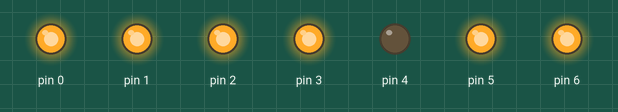
Simulated run of this sketch. Board: Arduino Uno, built with avr-gcc and run on an emulated ATmega328P. Shown: output pins drawn as LEDs (lit = HIGH).

Above: at 0.5 s.
At 2.5 s:
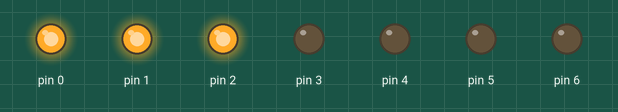
At 3.5 s:
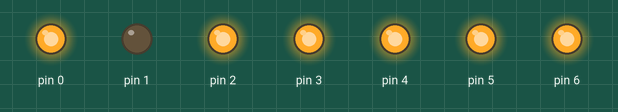
At 5.5 s:
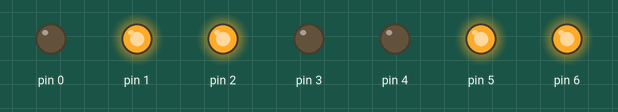
At 7.5 s:
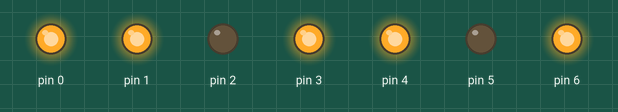
At 10.5 s:
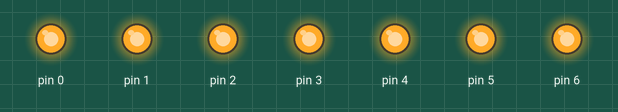
Timing chart, 0 to 11.7 s (numbered marks = the images above):
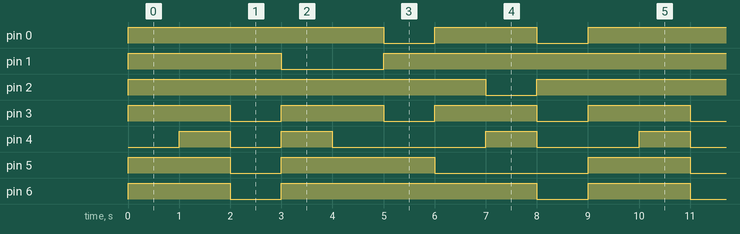

Measured:
- by itself, pin 0: repeats every 9.0 s: LOW 1.0 s, HIGH 2.0 s, LOW 1.0 s, HIGH 5.0 s
- by itself, pin 1: repeats every 9.0 s: LOW 2.0 s, HIGH 7.0 s
- by itself, pin 2: alternates HIGH for 8.0 s and LOW for 1.0 s
- by itself, pin 3: alternates HIGH for 2.0 s and LOW for 1.0 s
- by itself, pin 4: repeats every 9.0 s: LOW 1.0 s, HIGH 1.0 s, LOW 3.0 s, HIGH 1.0 s, LOW 2.0 s, HIGH 1.0 s
- by itself, pin 5: repeats every 9.0 s: LOW 1.0 s, HIGH 3.0 s, LOW 3.0 s, HIGH 2.0 s
- by itself, pin 6: repeats every 9.0 s: LOW 1.0 s, HIGH 5.0 s, LOW 1.0 s, HIGH 2.0 s

The sketch:

arduino01.ino
```cpp
#include <avr/io.h>
#include <util/delay.h>

int main (void){
  //initializing DDRB so that pins 11,12,and 13 are in output mode
  DDRD = 0x7F;
  DDRB = 0x00;
  //Infinite loop
  while (1)
  {
     //9
    PORTD= 0x6F;
    _delay_ms(1000);
     //8
    PORTD= 0x7F;
    _delay_ms(1000);
    //7
    PORTD= 0x07;
    _delay_ms(1000);
     //6
    PORTD= 0x7D;
    _delay_ms(1000);
    //5
    PORTD= 0x6D;
    _delay_ms(1000);
    //4
    PORTD= 0x66;
    _delay_ms(1000);
      //3
    PORTD= 0x4F;
    _delay_ms(1000);
      //2
    PORTD= 0x5B;
    _delay_ms(1000);
     //1
    PORTD= 0x06;
    _delay_ms(1000);


  }
  return 0;
}
```
